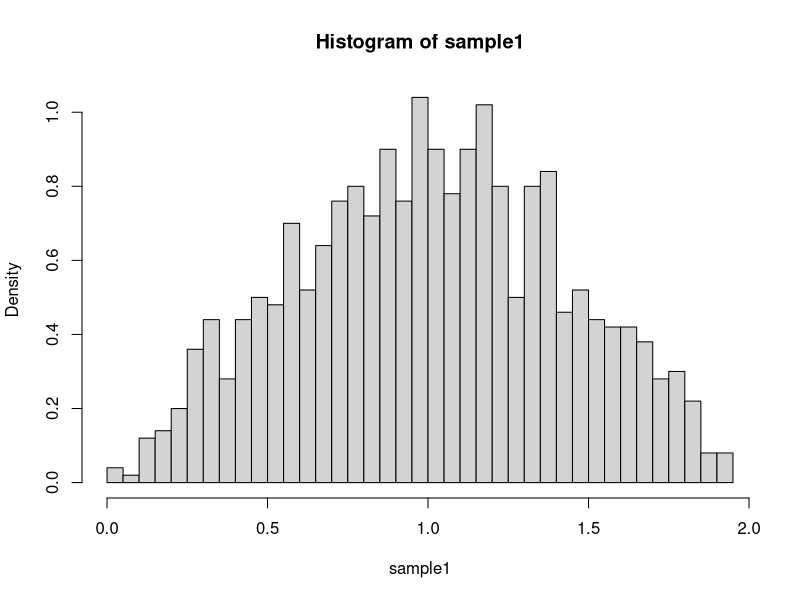
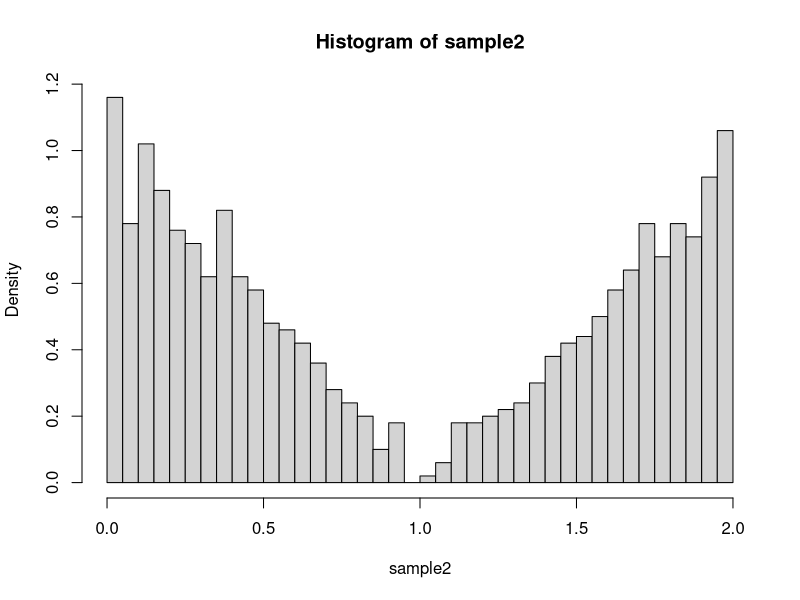
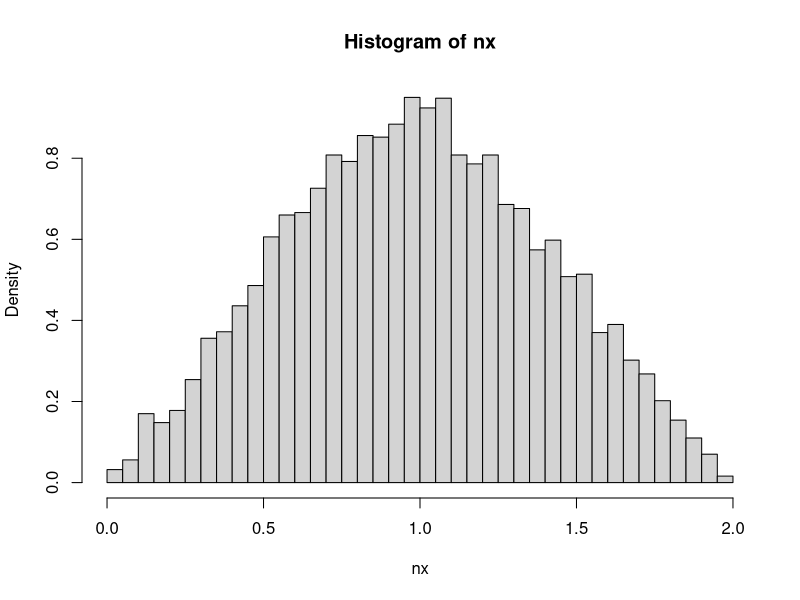
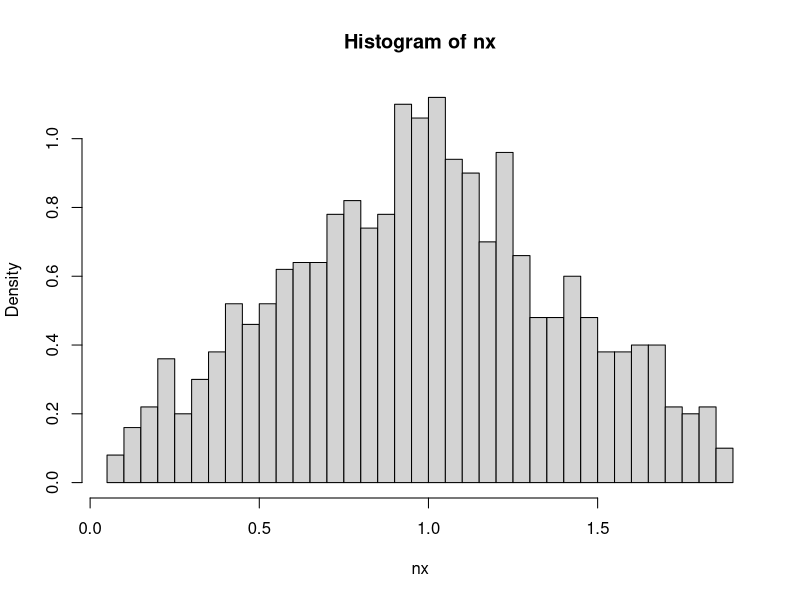
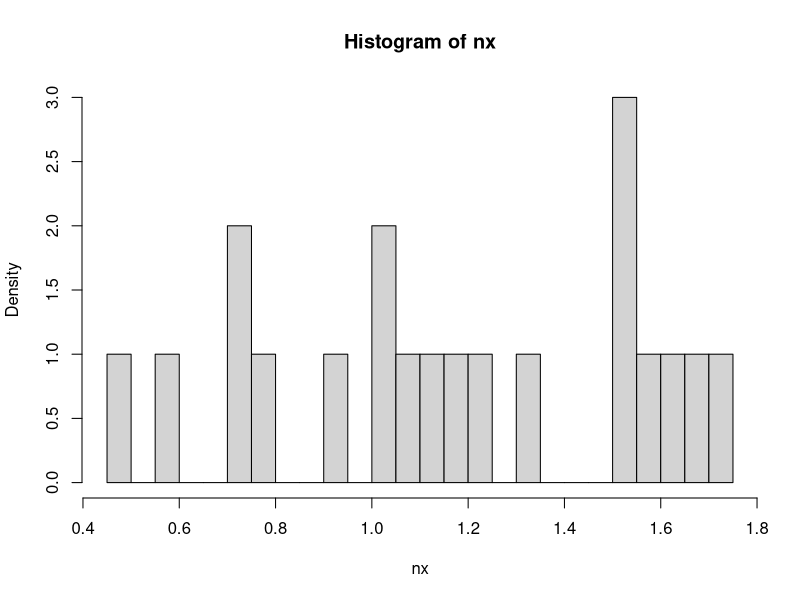
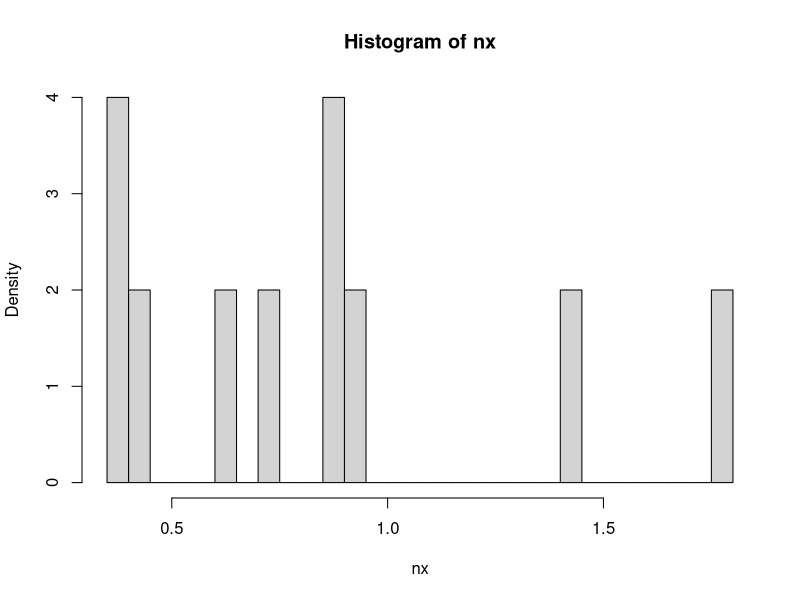
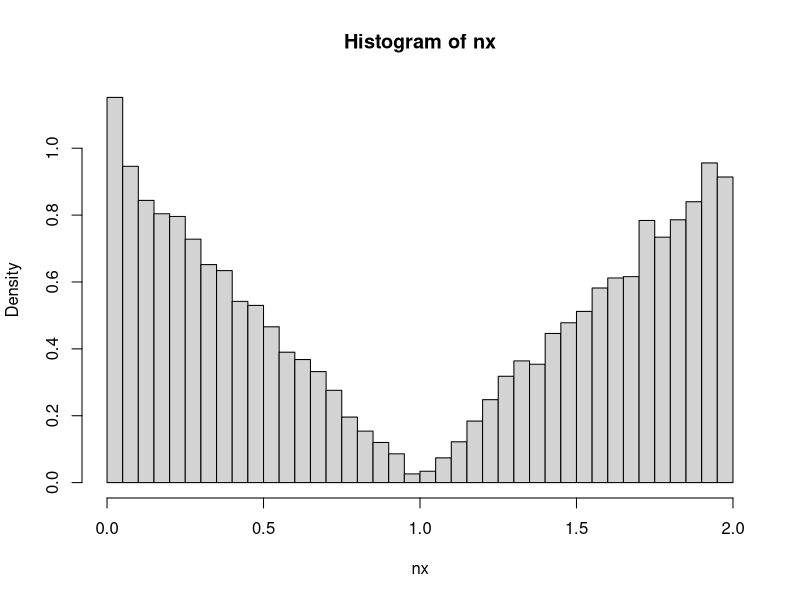
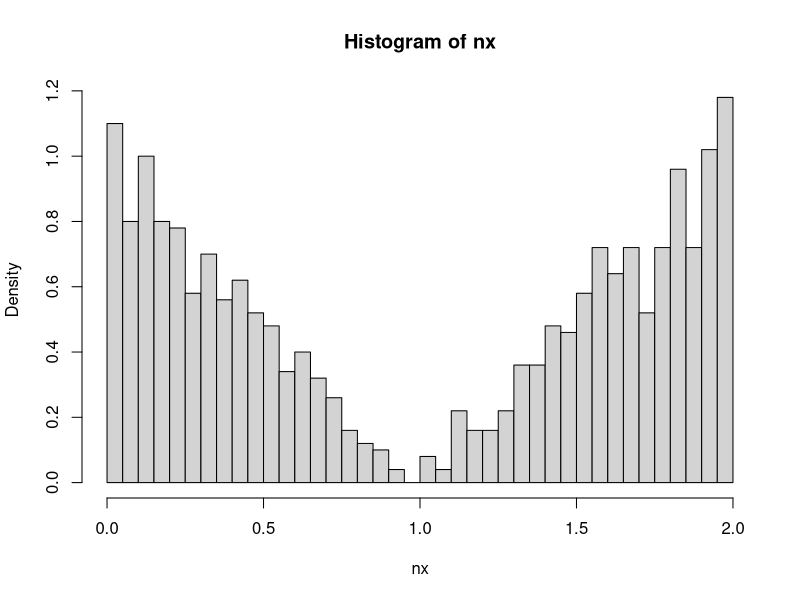

Write R code to recreate these figures, in order.
## ---- chunk 1
fun1 <- function(x) { 
  if (x >= 0 && x <= 1) {
    return(x)
  } else if (x > 1 && x <= 2) {
    return(2-x)
  }
}
## ---- chunk 2
fun2 <- function(x) { 
  if (x >= 0 && x <= 1) {
    return(1-x)
  } else if (x > 1 && x <= 2) {
    return(x-1)
  }
}
## ---- chunk 3
sample1 <- sample(
  seq(0,2, by=0.01), 1000, replace=T, 
  prob=sapply(
    seq(0,2,by=0.01), 
    function(x) fun1(x)
  )
)

sample2 <- sample(
  seq(0,2, by=0.01), 1000, replace=T, 
  prob=sapply(
    seq(0,2,by=0.01), 
    function(x) fun2(x)
  )
)
## ---- chunk 4
hist(sample1, 30, freq=F)
hist(sample2, 30, freq=F)
## ---- chunk 5
createPDF <- function(n, pdf) {
  nx <- sample(seq(0,2, by=0.01), n, replace=T,
               prob = sapply(
                 seq(0,2,by=0.01),
                 function(x) {
                   pdf(x)}))
  hist(nx, 30, freq=F)
  print(paste("The sample mean for", n, "samples from the pdf is", mean(nx)))
}
## ---- chunk 6
createPDF(10000, fun1)
createPDF(1000, fun1)
createPDF(20, fun1)
createPDF(10, fun1)
## ---- chunk 7
createPDF(10000, fun2)
createPDF(1000, fun2)
createPDF(20, fun2)
createPDF(10, fun2)
